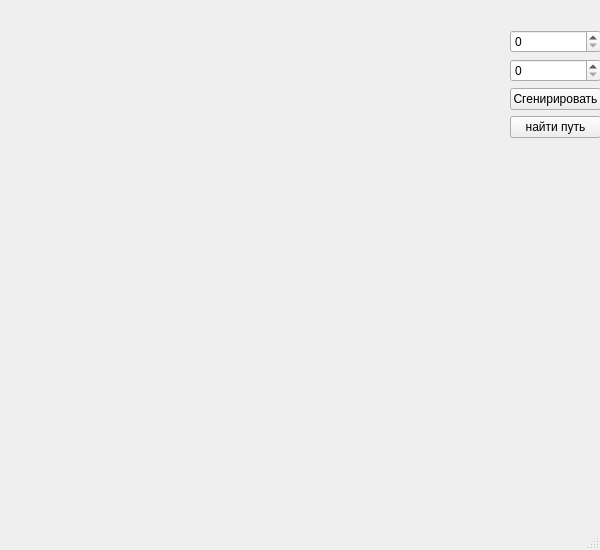
<?xml version="1.0" encoding="UTF-8"?>
<ui version="4.0">
 <class>MainWindow</class>
 <widget class="QMainWindow" name="MainWindow">
  <property name="geometry">
   <rect>
    <x>0</x>
    <y>0</y>
    <width>600</width>
    <height>550</height>
   </rect>
  </property>
  <property name="minimumSize">
   <size>
    <width>600</width>
    <height>550</height>
   </size>
  </property>
  <property name="maximumSize">
   <size>
    <width>1000</width>
    <height>1000</height>
   </size>
  </property>
  <property name="windowTitle">
   <string>MainWindow</string>
  </property>
  <widget class="QWidget" name="centralwidget">
   <widget class="QWidget" name="verticalLayoutWidget">
    <property name="geometry">
     <rect>
      <x>510</x>
      <y>30</y>
      <width>91</width>
      <height>121</height>
     </rect>
    </property>
    <layout class="QVBoxLayout" name="verticalLayout">
     <item>
      <widget class="QSpinBox" name="spinBox">
       <property name="maximum">
        <number>501</number>
       </property>
      </widget>
     </item>
     <item>
      <widget class="QSpinBox" name="spinBox_2">
       <property name="maximum">
        <number>501</number>
       </property>
      </widget>
     </item>
     <item>
      <widget class="QPushButton" name="pushButton">
       <property name="text">
        <string>Сгенирировать</string>
       </property>
      </widget>
     </item>
     <item>
      <widget class="QPushButton" name="pushButton_2">
       <property name="text">
        <string>найти путь</string>
       </property>
      </widget>
     </item>
     <item>
      <spacer name="verticalSpacer">
       <property name="orientation">
        <enum>Qt::Vertical</enum>
       </property>
       <property name="sizeHint" stdset="0">
        <size>
         <width>20</width>
         <height>40</height>
        </size>
       </property>
      </spacer>
     </item>
    </layout>
   </widget>
  </widget>
  <widget class="QMenuBar" name="menubar">
   <property name="geometry">
    <rect>
     <x>0</x>
     <y>0</y>
     <width>600</width>
     <height>20</height>
    </rect>
   </property>
  </widget>
  <widget class="QStatusBar" name="statusbar"/>
 </widget>
 <resources/>
 <connections/>
</ui>
